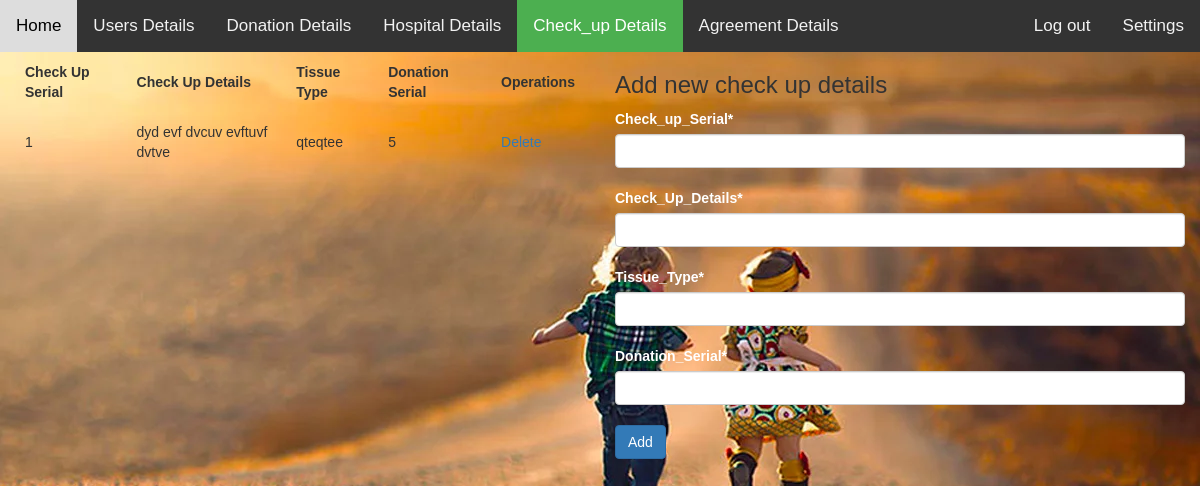
The page /check_up.php on the database its author committed.
### tables this page shows
CREATE TABLE `check_up` (
  `CHECK_UP_SERIAL` varchar(20) NOT NULL,
  `CHECK_UP_DETAILS` varchar(200) NOT NULL,
  `TISSUE_TYPE` varchar(20) NOT NULL,
  `DONATION_SERIAL` int(10) DEFAULT NULL
);

### check_up.php (the view, shortened to what this page needs)
<!DOCTYPE html>
<html>
<head>
<link rel = "stylesheet" type="text/css" href="bootstrap.css">
  <link rel="stylesheet" type="text/css" href="style.css">
</head>
<body>
<div class="topnav">
  <a  href="home.php?un=1">Home</a>
  <a  href="display.php">Users Details</a>
  <a href="donation_details.php">Donation Details</a>
  <a href="hospital_details.php">Hospital Details</a>
  <a class="active" href= "check_up.php">Check_up Details</a>
   <a href= "agreement.php">Agreement Details</a>
  <div class="topnav-right">
    <a href="logout.php"> Log out </a>
    <a href= "settings.php">Settings </a>
  </div>
</div>
<div class="col-lg-6">
<?php
$con = mysqli_connect('localhost','root');
mysqli_select_db($con, 'organ_donation');
$qu ="SELECT * FROM check_up";
$data = mysqli_query($con,$qu);
$total = mysqli_num_rows($data);
if($total != 0)
{
  ?>
<table>
  <tr>
        <th>Check Up Serial</th>
        <th>Check Up Details</th>
        <th>Tissue Type</th>
        <th>Donation Serial</th>
        <th colspan="2"> Operations </th>
  </tr>
  <?php
  while($result = mysqli_fetch_assoc($data)){
echo"<tr>
    <td>".$result['CHECK_UP_SERIAL']."</td>
    <td>".$result['CHECK_UP_DETAILS']."</td>
        <td>".$result['TISSUE_TYPE']."</td>
        <td>".$result['DONATION_SERIAL']."</td>
        <td> <a href='delete2.php?un=$result[CHECK_UP_SERIAL]' onclick='return checkdelete()'> Delete </a> </td>
  </tr>";
  }
}
else
{
echo "no data found";
}
?>
</table>
</div>
<div class="col-lg-6">
    <h3>Add new check up details</h3>
  <form action="check_up.php?un=1" method="post">
    <label><b>Check_up_Serial*</b></label>
    <input type="text" name="check_up_serial" class="form-control" required="">
    <br>
    <label><b>Check_Up_Details*</b></label>
    <input type="text" name="check_up_details" class="form-control" required="">
    <br>
    <label><b>Tissue_Type*</b></label>
    <input type="text" name="tissue_type" class="form-control" required="">
    <br>
    <label><b>Donation_Serial*</b></label>
    <input type="text" name="donation_serial" class="form-control" required="">
    <br>
    <button type="submit" class="btn btn-primary" name ="submit" > Add </button>
  </form>
</div>
</body>
</html>

### style.css (style rules this page uses)
body { background-color: #e8f3f8 }

### check_up.php (style rules this page uses)
body { margin: 0; font-family: Arial, Helvetica, sans-serif; background-image: url("p1.webp"); background-size: cover; }
.topnav { overflow: hidden; background-color: #333; }
.topnav a { float: left; color: #f2f2f2; text-align: center; padding: 14px 16px; text-decoration: none; font-size: 17px; }
.topnav a.active { background-color: #4CAF50; color: white; }
.topnav-right { float: right; }
td { padding: 10px; }
th { padding: 10px; }
label { color: white; }

### rows shown on the page
check_up: CHECK_UP_SERIAL "1", CHECK_UP_DETAILS "dyd evf dvcuv evftuvf dvtve", TISSUE_TYPE "qteqtee", DONATION_SERIAL "5"
